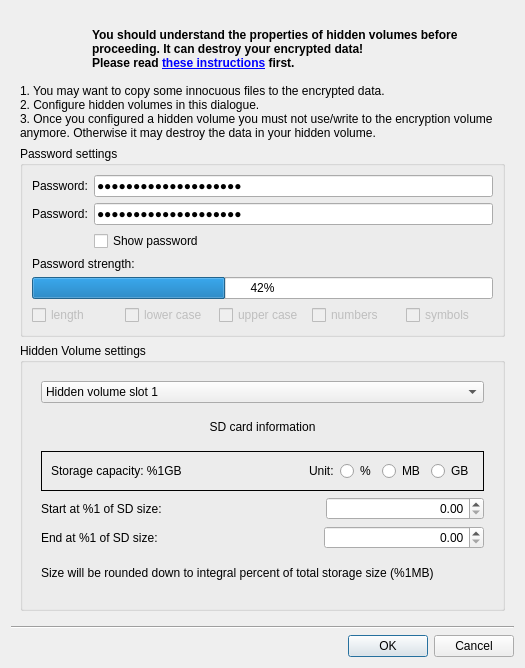
<?xml version="1.0" encoding="UTF-8"?>
<ui version="4.0">
 <class>stick20HiddenVolumeDialog</class>
 <widget class="QDialog" name="stick20HiddenVolumeDialog">
  <property name="geometry">
   <rect>
    <x>0</x>
    <y>0</y>
    <width>525</width>
    <height>668</height>
   </rect>
  </property>
  <property name="sizePolicy">
   <sizepolicy hsizetype="Fixed" vsizetype="Fixed">
    <horstretch>0</horstretch>
    <verstretch>0</verstretch>
   </sizepolicy>
  </property>
  <property name="windowTitle">
   <string>Setup hidden volume</string>
  </property>
  <property name="windowIcon">
   <iconset resource="../../resources.qrc">
    <normaloff>:/images/new/icon_NK.svg</normaloff>:/images/new/icon_NK.svg</iconset>
  </property>
  <layout class="QVBoxLayout" name="verticalLayout_4">
   <item>
    <widget class="QFrame" name="main_frame">
     <property name="sizePolicy">
      <sizepolicy hsizetype="MinimumExpanding" vsizetype="MinimumExpanding">
       <horstretch>0</horstretch>
       <verstretch>0</verstretch>
      </sizepolicy>
     </property>
     <property name="autoFillBackground">
      <bool>false</bool>
     </property>
     <property name="frameShape">
      <enum>QFrame::NoFrame</enum>
     </property>
     <property name="frameShadow">
      <enum>QFrame::Plain</enum>
     </property>
     <layout class="QVBoxLayout" name="verticalLayout_2">
      <item>
       <layout class="QHBoxLayout" name="top_layout">
        <item>
         <widget class="QLabel" name="l_warning">
          <property name="sizePolicy">
           <sizepolicy hsizetype="Fixed" vsizetype="Fixed">
            <horstretch>0</horstretch>
            <verstretch>0</verstretch>
           </sizepolicy>
          </property>
          <property name="minimumSize">
           <size>
            <width>66</width>
            <height>58</height>
           </size>
          </property>
          <property name="maximumSize">
           <size>
            <width>66</width>
            <height>58</height>
           </size>
          </property>
          <property name="baseSize">
           <size>
            <width>66</width>
            <height>58</height>
           </size>
          </property>
          <property name="text">
           <string notr="true"/>
          </property>
          <property name="pixmap">
           <pixmap resource="../../resources.qrc">:/images/warning.png</pixmap>
          </property>
         </widget>
        </item>
        <item>
         <widget class="QLabel" name="l_top_instructions">
          <property name="sizePolicy">
           <sizepolicy hsizetype="MinimumExpanding" vsizetype="Fixed">
            <horstretch>0</horstretch>
            <verstretch>0</verstretch>
           </sizepolicy>
          </property>
          <property name="focusPolicy">
           <enum>Qt::StrongFocus</enum>
          </property>
          <property name="text">
           <string>&lt;html&gt;&lt;head/&gt;&lt;body&gt;&lt;p&gt;&lt;span style=&quot; font-weight:600;&quot;&gt;You should understand the properties of hidden volumes before proceeding. It can destroy your encrypted data! &lt;br/&gt;Please read &lt;/span&gt;&lt;a href=&quot;https://www.nitrokey.com/documentation/hidden-volumes&quot;&gt;&lt;span style=&quot; font-weight:600; text-decoration: underline; color:#0000ff;&quot;&gt;these instructions&lt;/span&gt;&lt;/a&gt;&lt;span style=&quot; font-weight:600;&quot;&gt; first.&lt;/span&gt;&lt;/p&gt;&lt;/body&gt;&lt;/html&gt;</string>
          </property>
          <property name="scaledContents">
           <bool>false</bool>
          </property>
          <property name="wordWrap">
           <bool>true</bool>
          </property>
          <property name="openExternalLinks">
           <bool>true</bool>
          </property>
         </widget>
        </item>
       </layout>
      </item>
      <item>
       <widget class="QLabel" name="l_instructions">
        <property name="sizePolicy">
         <sizepolicy hsizetype="MinimumExpanding" vsizetype="Fixed">
          <horstretch>0</horstretch>
          <verstretch>0</verstretch>
         </sizepolicy>
        </property>
        <property name="focusPolicy">
         <enum>Qt::StrongFocus</enum>
        </property>
        <property name="text">
         <string>&lt;html&gt;&lt;head/&gt;&lt;body&gt;&lt;p&gt;1. You may want to copy some innocuous files to the encrypted data.&lt;br/&gt;2. Configure hidden volumes in this dialogue. &lt;br/&gt;3. Once you configured a hidden volume you must not use/write to the encryption volume anymore. Otherwise it may destroy the data in your hidden volume.&lt;/p&gt;&lt;/body&gt;&lt;/html&gt;</string>
        </property>
        <property name="wordWrap">
         <bool>true</bool>
        </property>
       </widget>
      </item>
      <item>
       <widget class="QGroupBox" name="password_group">
        <property name="title">
         <string>Password settings</string>
        </property>
        <layout class="QFormLayout" name="passwordObjects">
         <item row="0" column="0">
          <widget class="QLabel" name="label">
           <property name="text">
            <string>Password:</string>
           </property>
          </widget>
         </item>
         <item row="0" column="1">
          <widget class="QLineEdit" name="HVPasswordEdit">
           <property name="accessibleName">
            <string>Hidden volume password</string>
           </property>
           <property name="accessibleDescription">
            <string>Please use shift+tab key shortcut for instructions</string>
           </property>
           <property name="text">
            <string notr="true">12345678901234567890</string>
           </property>
           <property name="maxLength">
            <number>20</number>
           </property>
           <property name="echoMode">
            <enum>QLineEdit::Password</enum>
           </property>
          </widget>
         </item>
         <item row="1" column="0">
          <widget class="QLabel" name="label_4">
           <property name="text">
            <string>Password:</string>
           </property>
          </widget>
         </item>
         <item row="1" column="1">
          <widget class="QLineEdit" name="HVPasswordEdit_2">
           <property name="focusPolicy">
            <enum>Qt::StrongFocus</enum>
           </property>
           <property name="accessibleName">
            <string>Hidden volume password (repeated)</string>
           </property>
           <property name="text">
            <string notr="true">12345678901234567890</string>
           </property>
           <property name="maxLength">
            <number>20</number>
           </property>
           <property name="echoMode">
            <enum>QLineEdit::Password</enum>
           </property>
          </widget>
         </item>
         <item row="2" column="1">
          <widget class="QCheckBox" name="ShowPasswordCheckBox">
           <property name="text">
            <string>Show password</string>
           </property>
          </widget>
         </item>
         <item row="3" column="0" colspan="2">
          <layout class="QVBoxLayout" name="entropy_verticalLayout">
           <item>
            <widget class="QLabel" name="label_6">
             <property name="text">
              <string>Password strength:</string>
             </property>
            </widget>
           </item>
           <item>
            <widget class="QProgressBar" name="password_strength_progressBar">
             <property name="accessibleName">
              <string>Password strength:</string>
             </property>
             <property name="value">
              <number>42</number>
             </property>
            </widget>
           </item>
           <item>
            <layout class="QHBoxLayout" name="chars_kind_layout">
             <item>
              <widget class="QCheckBox" name="cb_length">
               <property name="enabled">
                <bool>false</bool>
               </property>
               <property name="focusPolicy">
                <enum>Qt::NoFocus</enum>
               </property>
               <property name="text">
                <string>length</string>
               </property>
              </widget>
             </item>
             <item>
              <widget class="QCheckBox" name="cb_lower_case">
               <property name="enabled">
                <bool>false</bool>
               </property>
               <property name="focusPolicy">
                <enum>Qt::NoFocus</enum>
               </property>
               <property name="text">
                <string>lower case</string>
               </property>
              </widget>
             </item>
             <item>
              <widget class="QCheckBox" name="cb_upper_case">
               <property name="enabled">
                <bool>false</bool>
               </property>
               <property name="focusPolicy">
                <enum>Qt::NoFocus</enum>
               </property>
               <property name="text">
                <string>upper case</string>
               </property>
               <property name="checkable">
                <bool>true</bool>
               </property>
              </widget>
             </item>
             <item>
              <widget class="QCheckBox" name="cb_numbers">
               <property name="enabled">
                <bool>false</bool>
               </property>
               <property name="focusPolicy">
                <enum>Qt::NoFocus</enum>
               </property>
               <property name="text">
                <string>numbers</string>
               </property>
              </widget>
             </item>
             <item>
              <widget class="QCheckBox" name="cb_symbols">
               <property name="enabled">
                <bool>false</bool>
               </property>
               <property name="focusPolicy">
                <enum>Qt::NoFocus</enum>
               </property>
               <property name="text">
                <string>symbols</string>
               </property>
              </widget>
             </item>
            </layout>
           </item>
          </layout>
         </item>
        </layout>
       </widget>
      </item>
      <item>
       <widget class="QGroupBox" name="HV_settings_groupBox">
        <property name="sizePolicy">
         <sizepolicy hsizetype="Expanding" vsizetype="Expanding">
          <horstretch>0</horstretch>
          <verstretch>0</verstretch>
         </sizepolicy>
        </property>
        <property name="minimumSize">
         <size>
          <width>100</width>
          <height>101</height>
         </size>
        </property>
        <property name="title">
         <string>Hidden Volume settings</string>
        </property>
        <property name="checkable">
         <bool>false</bool>
        </property>
        <layout class="QGridLayout" name="gridLayout">
         <item row="0" column="0">
          <widget class="QFrame" name="verticalFrame">
           <property name="sizePolicy">
            <sizepolicy hsizetype="Expanding" vsizetype="Expanding">
             <horstretch>0</horstretch>
             <verstretch>0</verstretch>
            </sizepolicy>
           </property>
           <layout class="QVBoxLayout" name="verticalLayout_6">
            <item>
             <widget class="QComboBox" name="comboBox">
              <property name="accessibleDescription">
               <string>Slot under which hidden volume information will be stored</string>
              </property>
              <item>
               <property name="text">
                <string>Hidden volume slot 1</string>
               </property>
              </item>
              <item>
               <property name="text">
                <string>Hidden volume slot 2</string>
               </property>
              </item>
              <item>
               <property name="text">
                <string>Hidden volume slot 3</string>
               </property>
              </item>
              <item>
               <property name="text">
                <string>Hidden volume slot 4</string>
               </property>
              </item>
             </widget>
            </item>
            <item>
             <widget class="QLabel" name="HVSdCardHighWaterMark">
              <property name="text">
               <string notr="true">SD card information</string>
              </property>
              <property name="alignment">
               <set>Qt::AlignCenter</set>
              </property>
             </widget>
            </item>
            <item>
             <widget class="QFrame" name="rd_frame">
              <property name="frameShape">
               <enum>QFrame::Box</enum>
              </property>
              <layout class="QHBoxLayout" name="horizontalLayout_5">
               <item>
                <widget class="QLabel" name="l_sd_size">
                 <property name="focusPolicy">
                  <enum>Qt::StrongFocus</enum>
                 </property>
                 <property name="text">
                  <string notr="true">Storage capacity: %1GB</string>
                 </property>
                </widget>
               </item>
               <item>
                <spacer name="horizontalSpacer_5">
                 <property name="orientation">
                  <enum>Qt::Horizontal</enum>
                 </property>
                 <property name="sizeHint" stdset="0">
                  <size>
                   <width>40</width>
                   <height>20</height>
                  </size>
                 </property>
                </spacer>
               </item>
               <item>
                <widget class="QLabel" name="label_5">
                 <property name="text">
                  <string>Unit:</string>
                 </property>
                </widget>
               </item>
               <item>
                <widget class="QRadioButton" name="rd_percent">
                 <property name="accessibleName">
                  <string/>
                 </property>
                 <property name="accessibleDescription">
                  <string>Use this as hidden volume size unit</string>
                 </property>
                 <property name="text">
                  <string>%</string>
                 </property>
                </widget>
               </item>
               <item>
                <widget class="QRadioButton" name="rd_MB">
                 <property name="accessibleDescription">
                  <string>Use this as hidden volume size unit</string>
                 </property>
                 <property name="text">
                  <string>MB</string>
                 </property>
                </widget>
               </item>
               <item>
                <widget class="QRadioButton" name="rd_GB">
                 <property name="accessibleDescription">
                  <string>Use this as hidden volume size unit</string>
                 </property>
                 <property name="text">
                  <string>GB</string>
                 </property>
                </widget>
               </item>
              </layout>
             </widget>
            </item>
            <item>
             <layout class="QHBoxLayout" name="StartControls">
              <item>
               <widget class="QLabel" name="l_sd_start">
                <property name="text">
                 <string notr="true">Start at %1 of SD size:</string>
                </property>
               </widget>
              </item>
              <item>
               <spacer name="horizontalSpacer_2">
                <property name="orientation">
                 <enum>Qt::Horizontal</enum>
                </property>
                <property name="sizeHint" stdset="0">
                 <size>
                  <width>40</width>
                  <height>20</height>
                 </size>
                </property>
               </spacer>
              </item>
              <item>
               <widget class="QDoubleSpinBox" name="StartBlockSpin">
                <property name="sizePolicy">
                 <sizepolicy hsizetype="MinimumExpanding" vsizetype="Fixed">
                  <horstretch>0</horstretch>
                  <verstretch>0</verstretch>
                 </sizepolicy>
                </property>
                <property name="accessibleName">
                 <string/>
                </property>
                <property name="alignment">
                 <set>Qt::AlignRight|Qt::AlignTrailing|Qt::AlignVCenter</set>
                </property>
                <property name="maximum">
                 <double>999999999999999983222784.000000000000000</double>
                </property>
               </widget>
              </item>
             </layout>
            </item>
            <item>
             <layout class="QHBoxLayout" name="StopControls">
              <item>
               <widget class="QLabel" name="l_sd_end">
                <property name="text">
                 <string notr="true">End at %1 of SD size:</string>
                </property>
               </widget>
              </item>
              <item>
               <spacer name="horizontalSpacer_3">
                <property name="orientation">
                 <enum>Qt::Horizontal</enum>
                </property>
                <property name="sizeHint" stdset="0">
                 <size>
                  <width>40</width>
                  <height>20</height>
                 </size>
                </property>
               </spacer>
              </item>
              <item>
               <widget class="QDoubleSpinBox" name="EndBlockSpin">
                <property name="sizePolicy">
                 <sizepolicy hsizetype="MinimumExpanding" vsizetype="Fixed">
                  <horstretch>0</horstretch>
                  <verstretch>0</verstretch>
                 </sizepolicy>
                </property>
                <property name="alignment">
                 <set>Qt::AlignRight|Qt::AlignTrailing|Qt::AlignVCenter</set>
                </property>
                <property name="maximum">
                 <double>99999999999999997748809823456034029568.000000000000000</double>
                </property>
               </widget>
              </item>
             </layout>
            </item>
            <item>
             <widget class="QLabel" name="l_rounding_info">
              <property name="sizePolicy">
               <sizepolicy hsizetype="Preferred" vsizetype="Preferred">
                <horstretch>0</horstretch>
                <verstretch>0</verstretch>
               </sizepolicy>
              </property>
              <property name="minimumSize">
               <size>
                <width>0</width>
                <height>0</height>
               </size>
              </property>
              <property name="text">
               <string>Size will be rounded down to integral percent of total storage size (%1MB)</string>
              </property>
             </widget>
            </item>
           </layout>
          </widget>
         </item>
        </layout>
       </widget>
      </item>
     </layout>
    </widget>
   </item>
   <item>
    <widget class="Line" name="line">
     <property name="orientation">
      <enum>Qt::Horizontal</enum>
     </property>
    </widget>
   </item>
   <item>
    <layout class="QHBoxLayout" name="bottom_buttons">
     <item>
      <spacer name="horizontalSpacer">
       <property name="orientation">
        <enum>Qt::Horizontal</enum>
       </property>
       <property name="sizeHint" stdset="0">
        <size>
         <width>40</width>
         <height>20</height>
        </size>
       </property>
      </spacer>
     </item>
     <item>
      <widget class="QDialogButtonBox" name="buttonBox">
       <property name="orientation">
        <enum>Qt::Horizontal</enum>
       </property>
       <property name="standardButtons">
        <set>QDialogButtonBox::Cancel|QDialogButtonBox::Ok</set>
       </property>
      </widget>
     </item>
    </layout>
   </item>
  </layout>
 </widget>
 <tabstops>
  <tabstop>l_top_instructions</tabstop>
  <tabstop>l_instructions</tabstop>
  <tabstop>HVPasswordEdit</tabstop>
  <tabstop>HVPasswordEdit_2</tabstop>
  <tabstop>ShowPasswordCheckBox</tabstop>
  <tabstop>comboBox</tabstop>
  <tabstop>l_sd_size</tabstop>
  <tabstop>rd_percent</tabstop>
  <tabstop>rd_MB</tabstop>
  <tabstop>rd_GB</tabstop>
  <tabstop>StartBlockSpin</tabstop>
  <tabstop>EndBlockSpin</tabstop>
 </tabstops>
 <resources>
  <include location="../../resources.qrc"/>
 </resources>
 <connections/>
</ui>
